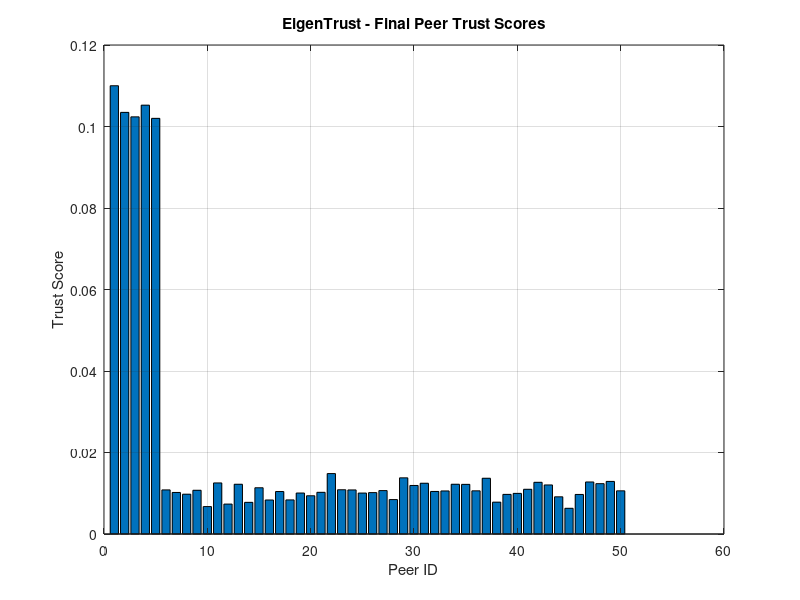

MATLAB code for this plot:
% Number of peers
num_peers = 50;
num_iterations = 50;
alpha = 0.15;  % Damping factor

% Generate a synthetic trust matrix (random peer interactions)
trust_matrix = randi([-1, 10], num_peers, num_peers);
trust_matrix(trust_matrix < 0) = 0; % Remove negative values (bad interactions)

% Normalize local trust values
for i = 1:num_peers
    total_trust = sum(trust_matrix(i, :));
    if total_trust > 0
        trust_matrix(i, :) = trust_matrix(i, :) / total_trust;
    end
end

% Pre-trusted peers (first 5 peers are assumed to be reliable)
pre_trusted = zeros(num_peers, 1);
pre_trusted(1:5) = 1;  

% Initialize global trust
global_trust = ones(num_peers, 1) / num_peers;

% Power Iteration to compute global trust
for iter = 1:num_iterations
    new_trust = (1 - alpha) * trust_matrix' * global_trust + alpha * pre_trusted;
    new_trust = new_trust / sum(new_trust);
    global_trust = new_trust;
end

% Display Final Trust Scores
disp('Final Trust Scores:');
disp(global_trust);

% Plot trust values
figure;
bar(global_trust);
title('EigenTrust - Final Peer Trust Scores');
xlabel('Peer ID');
ylabel('Trust Score');
grid on;